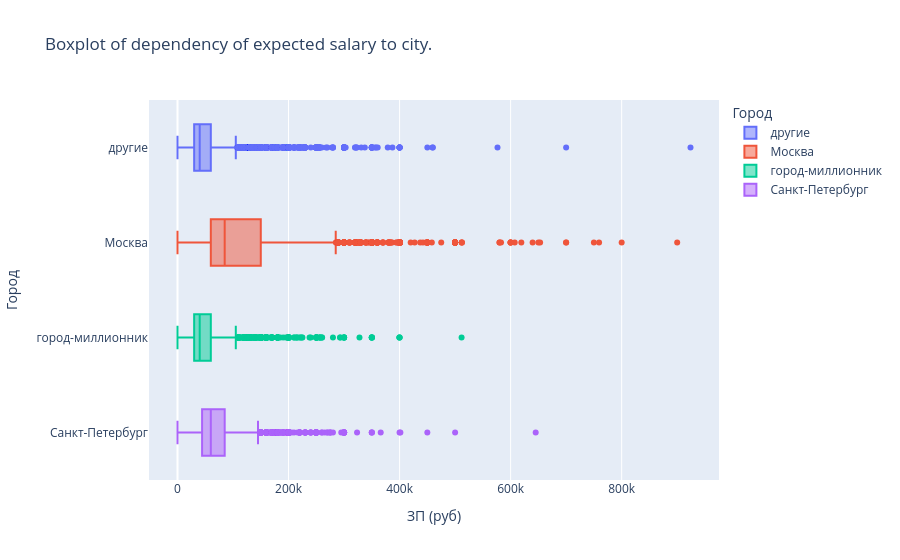

Notebook code cell kept with this figure:
### Markdown cell above
The diagram shows the impact of education on desired salary. Job seekers with higher education have the highest salary expectations. It's also interesting that people with secondary and vocational education expect similar salary levels. Obtaining a higher education still provides a significant career boost.

### Code cell
fig = px.box(
    data_frame= ms,
    x= 'ЗП (руб)',
    y= 'Город',
    color='Город',
    title='Boxplot of dependency of expected salary to city.'
)
fig.write_html(r'C:\Users\alber\Desktop\EDA_CV_HH\graphs\city_zp.html')
fig.show()

### Figure 1 — Plotly figure (JSON) as saved in the notebook; plotly's stock layout.template omitted (floating-point values rounded to 4 significant figures; data arrays with more than 128 entries replaced by an {"elided": "..."} marker saying what was removed)
{"data": [{"alignmentgroup": "True", "hovertemplate": "Город=%{y}<br>ЗП (руб)=%{x}<extra></extra>", "legendgroup": "другие", "marker": {"color": "#636efa"}, "name": "другие", "notched": false, "offsetgroup": "другие", "orientation": "h", "showlegend": true, "type": "box", "x": {"elided": "15825 float values"}, "x0": " ", "xaxis": "x", "y": {"elided": "15825 str values"}, "y0": " ", "yaxis": "y"}, {"alignmentgroup": "True", "hovertemplate": "Город=%{y}<br>ЗП (руб)=%{x}<extra></extra>", "legendgroup": "Москва", "marker": {"color": "#EF553B"}, "name": "Москва", "notched": false, "offsetgroup": "Москва", "orientation": "h", "showlegend": true, "type": "box", "x": {"elided": "16617 float values"}, "x0": " ", "xaxis": "x", "y": {"elided": "16617 str values"}, "y0": " ", "yaxis": "y"}, {"alignmentgroup": "True", "hovertemplate": "Город=%{y}<br>ЗП (руб)=%{x}<extra></extra>", "legendgroup": "город-миллионник", "marker": {"color": "#00cc96"}, "name": "город-миллионник", "notched": false, "offsetgroup": "город-миллионник", "orientation": "h", "showlegend": true, "type": "box", "x": {"elided": "7359 float values"}, "x0": " ", "xaxis": "x", "y": {"elided": "7359 str values"}, "y0": " ", "yaxis": "y"}, {"alignmentgroup": "True", "hovertemplate": "Город=%{y}<br>ЗП (руб)=%{x}<extra></extra>", "legendgroup": "Санкт-Петербург", "marker": {"color": "#ab63fa"}, "name": "Санкт-Петербург", "notched": false, "offsetgroup": "Санкт-Петербург", "orientation": "h", "showlegend": true, "type": "box", "x": {"elided": "4937 float values"}, "x0": " ", "xaxis": "x", "y": {"elided": "4937 str values"}, "y0": " ", "yaxis": "y"}], "layout": {"boxmode": "overlay", "legend": {"title": {"text": "Город"}, "tracegroupgap": 0}, "title": {"text": "Boxplot of dependency of expected salary to city."}, "xaxis": {"anchor": "y", "domain": [0, 1], "title": {"text": "ЗП (руб)"}}, "yaxis": {"anchor": "x", "categoryarray": ["Санкт-Петербург", "город-миллионник", "Москва", "другие"], "categoryorder": "array", "domain": [0, 1], "title": {"text": "Город"}}}}
